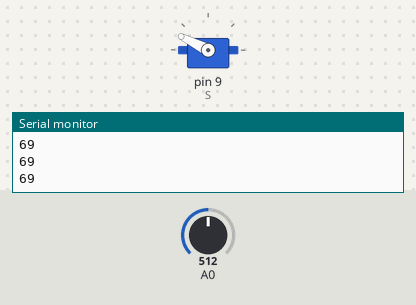
Recording of a sketch running on a simulated Arduino Uno, built with avr-gcc and run on an emulated ATmega328P. Shown: servo, the last lines printed to the serial monitor. The test bench sets the inputs (shaded band); at power-on: A0 = 512.

Above: at 1.2 s.
1.3 s: A0 set to 716
At 3.3 s:
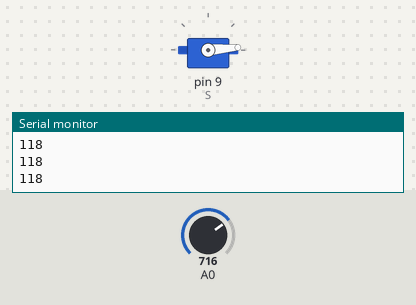
3.8 s: A0 set to 306
At 4.6 s:
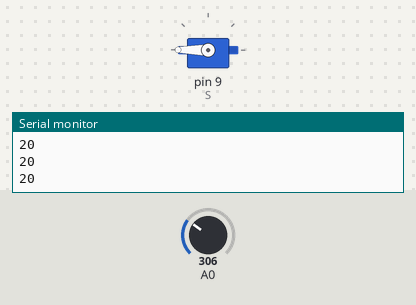
5.3 s: A0 set to 511
At 6.5 s:
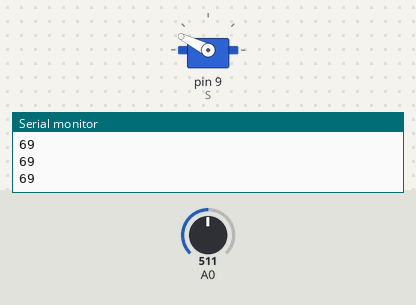
6.8 s: A0 set to 900
At 7.4 s:
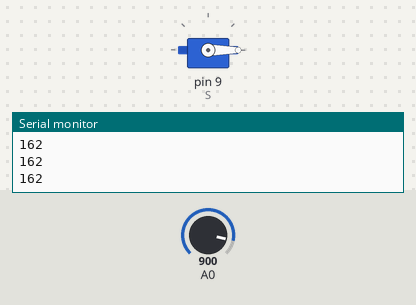
8.3 s: A0 set to 0
At 8.9 s:
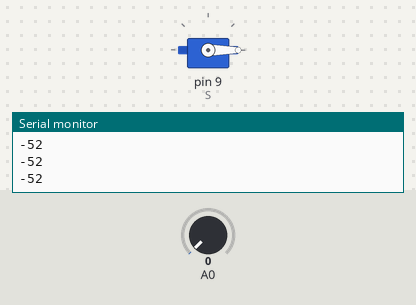
9.8 s: A0 set to 122
At 10.2 s:
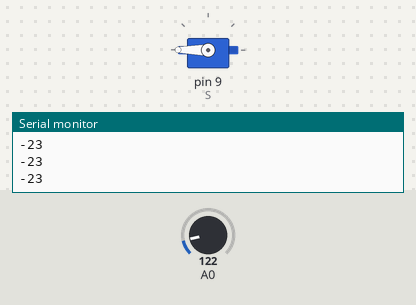
Timing chart, 0 to 12.3 s (numbered marks = the images above; inputs shaded):
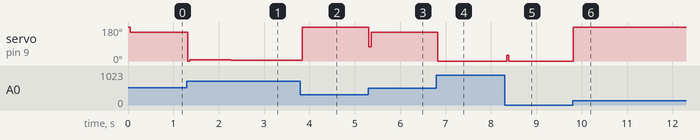

Measured:
- after the input at 1.3 s, servo on pin 9 (S): 153° → 6° at once, → 5° 0.96 s later
- after the input at 3.8 s, servo on pin 9 (S): 5° → 180° at once
- after the input at 5.3 s, servo on pin 9 (S): 180° → 153° at once
- after the input at 6.8 s, servo on pin 9 (S): 153° → 0° at once
- after the input at 8.3 s, servo on pin 9 (S): 0° → 30° at once, → 0° 0.05 s later
- after the input at 9.8 s, servo on pin 9 (S): 0° → 180° at once

The sketch:

PID_Arduino_Example.ino
```cpp
#include "Servo.h"

Servo S;

float sollwert = 90;
float p,i,d;
float error = 0, preverror = 0;
float delaytime = 50;
void setup() {
  Serial.begin(9600);
  pinMode(9, OUTPUT);
  S.attach(9);
}

void loop() {
  int currentpos = map(analogRead(A0),219,975,0,180);
  S.attach(9);
  error = sollwert - currentpos;
  Serial.println(currentpos);
  p = error * 4;//4
  i += error * 0.01 * (delaytime/1000); //0.01
  d = 0.08 * ((error - preverror)/(delaytime/1000));//0.08

  float pid = p + i + d;
  preverror = error;

  S.write(currentpos + pid);
  delay(delaytime/2);

  S.detach();
  delay(delaytime/2);
}
```
